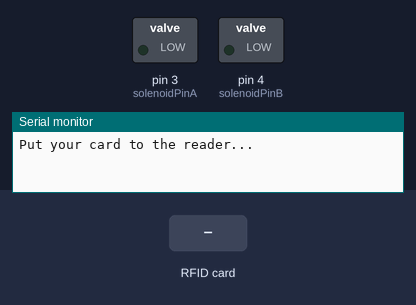
Bench run of a sketch on a simulated Arduino Uno, built with avr-gcc and run on an emulated ATmega328P. On the bench: switched loads named in the sketch (green lamp = pin HIGH), the last lines printed to the serial monitor. Inputs (shaded band) come from the test bench. Pins used as bus, display or sensor lines are not drawn.

Above: at 1.2 s.
1.3 s: RFID card 04 15 91 7A 8B A0 25 held to the reader
At 2.6 s:
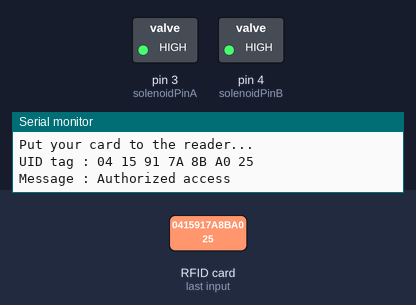
4.3 s: RFID card 5E 7A 19 C4 held to the reader
Timing chart, 0 to 7.3 s (numbered marks = the images above; inputs shaded):
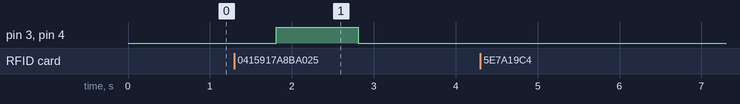

The sketch:

NFC_Scan_Auth_DualSol.ino
```cpp
//NFC
#include <SPI.h>
#include <MFRC522.h>

#define SS_PIN 10
#define RST_PIN 9
MFRC522 mfrc522(SS_PIN, RST_PIN);   // Create MFRC522 instance.

int solenoidPinA = 3;
int solenoidPinB = 4;

void setup()
{
  pinMode(solenoidPinA, OUTPUT);   //Sets that pin as an output
  pinMode(solenoidPinB, OUTPUT);   //Sets that pin as an output

  Serial.begin(9600);   // Initiate a serial communication
  SPI.begin();      // Initiate  SPI bus
  mfrc522.PCD_Init();   // Initiate MFRC522
  Serial.println("Put your card to the reader...");
  Serial.println();

}
void loop()
{
  // Look for new cards
  if ( ! mfrc522.PICC_IsNewCardPresent())
  {
    return;
  }
  // Select one of the cards
  if ( ! mfrc522.PICC_ReadCardSerial())
  {
    return;
  }
  //Show UID on serial monitor
  Serial.print("UID tag :");
  String content = "";
  byte letter;
  for (byte i = 0; i < mfrc522.uid.size; i++)
  {
    Serial.print(mfrc522.uid.uidByte[i] < 0x10 ? " 0" : " ");
    Serial.print(mfrc522.uid.uidByte[i], HEX);
    content.concat(String(mfrc522.uid.uidByte[i] < 0x10 ? " 0" : " "));
    content.concat(String(mfrc522.uid.uidByte[i], HEX));
  }
  Serial.println();
  Serial.print("Message : ");
  content.toUpperCase();
  if (content.substring(1) == "04 15 91 7A 8B A0 25") //UID of the access card (4x HEX = RFID, 6x HEX = NFC)
  {
    Serial.println("Authorized access");
    Serial.println();
    delay(500);
    digitalWrite(solenoidPinA, HIGH);
    digitalWrite(solenoidPinB, HIGH);      //Switch Solenoid ON
    delay(1000);                          //Wait 1 Second
    digitalWrite(solenoidPinA, LOW);       //Switch Solenoid OFF
    digitalWrite(solenoidPinB, LOW);
    delay(1000);                          //Wait 1 Second
  }

  else   {
    Serial.println(" Access denied");
    delay(500);
  }
}
```

Measured:
- after the input at 1.3 s, pin 3 (solenoidPinA), pin 4 (solenoidPinB): LOW → HIGH after 0.51 s, → LOW 1.0 s later
